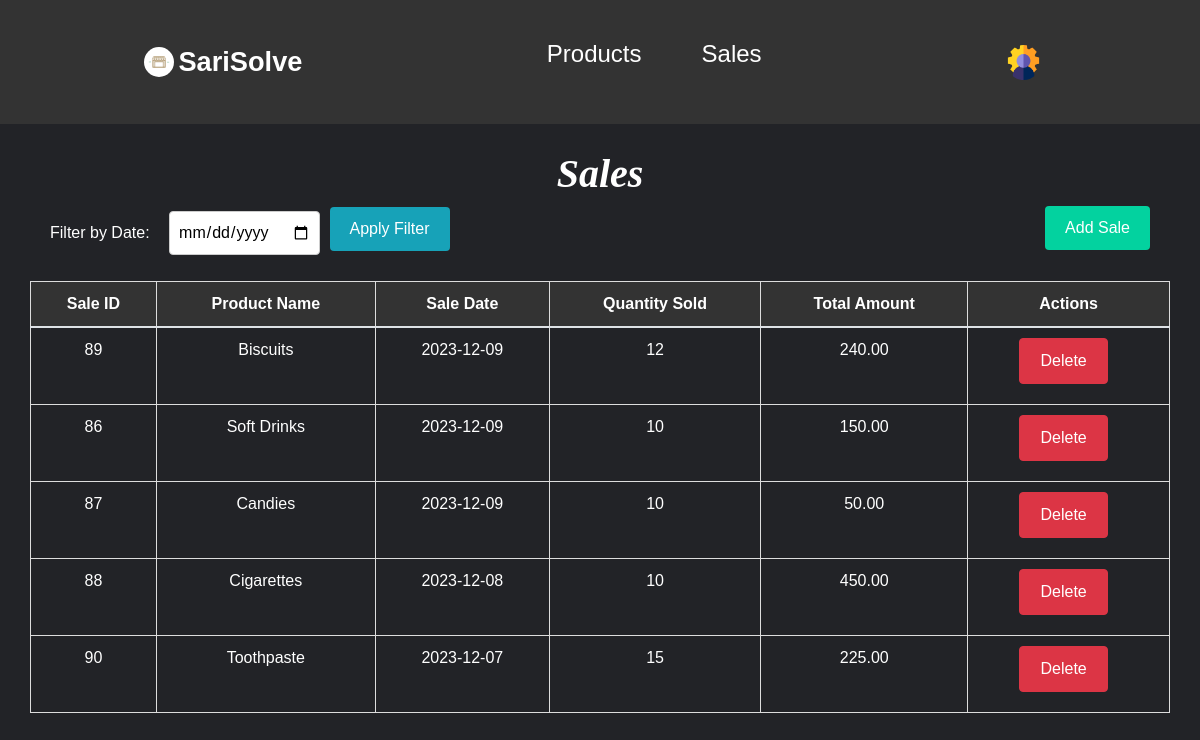
/admin/salesContent.php, run on the app's committed database.
### tables this page shows
CREATE TABLE IF NOT EXISTS `sales` (
  `saleid` int NOT NULL AUTO_INCREMENT,
  `productid` int DEFAULT NULL,
  `quantitysold` int DEFAULT NULL,
  `saledate` date DEFAULT NULL,
  `totalamount` decimal(10,2) DEFAULT NULL,
  PRIMARY KEY (`saleid`),
  KEY `productid` (`productid`)
);

CREATE TABLE IF NOT EXISTS `products` (
  `productid` int NOT NULL AUTO_INCREMENT,
  `name` varchar(255) NOT NULL,
  `price` decimal(10,2) NOT NULL,
  `quantity` int NOT NULL,
  PRIMARY KEY (`productid`)
);

### admin/connection.php (called while the page is built, shortened)
<?php
class SARISOLVE {
    private $host = 'localhost';
    private $username = 'root';
    private $password = '';
    private $database = 'inventory';
    public function __construct() {
        $this->conn = new mysqli($this->host, $this->username, $this->password, $this->database);
    }
}
?>

### admin/inventory.php (called while the page is built, shortened)
<?php
require_once 'connection.php';
class Inventory extends SARISOLVE {
    public function getAllSales() {
        $sql = "SELECT sales.*, products.name as product_name FROM sales
                JOIN products ON sales.productid = products.productid
                ORDER BY sales.saledate DESC";
        $result = $this->conn->query($sql);
        $allSales = [];
        while ($row = $result->fetch_assoc()) {
            $allSales[] = $row;
        }
        return $allSales;
    }
}
?>

### admin/salesContent.php (the view, shortened to what this page needs)
<!DOCTYPE html>
<html lang="en">
<head>
    <link rel="stylesheet" href="https://stackpath.bootstrapcdn.com/bootstrap/4.5.2/css/bootstrap.min.css">
    <link rel="stylesheet" href="../CSS/sales.css">
</head>
<body>
<header>
    <a href="dashboard.php" class="logo">
        <img src="../pictures/logo.png" alt="Logo">
        <span>SariSolve</span>
    </a>
    <ul class="navbar">
        <li><a href="../admin/productContent.php" class="products">Products</a></li>
        <li><a href="../admin/salesContent.php" class="sales">Sales</a></li>
    </ul>
    <div class="main">
        <div class="user-dropdown">
            <img src="../pictures/admin.png" alt="User Icon" id="user-icon">
        </div>
    </header>
    <h1 class="text-center">Sales</h1>
    <main role="main" class="content">
        <div class="filter-container">
            <div class="filter-group">
                <label for="filter_date">Filter by Date:</label>
                <input type="date" name="filter_date" id="filter_date">
                <button onclick="applyDateFilter()" class="btn btn-info">Apply Filter</button>
            </div>
            <button type="button" class="btn btn-primary add-sale-btn" data-toggle="modal" data-target="#salesModal">
                Add Sale
            </button>
        </div>
                                    <?php
                                    require_once 'inventory.php';
                                    ?>
        <table class="table" id="productTable">
            <thead>
                <tr>
                    <th>Sale ID</th>
                    <th>Product Name</th>
                    <th>Sale Date</th>
                    <th>Quantity Sold</th>
                    <th>Total Amount</th>
                    <th>Actions</th>
                </tr>
            </thead>
            <tbody>
                <?php
                require_once 'inventory.php';
                $inventory = new Inventory();
                $allSales = $inventory->getAllSales();
                foreach ($allSales as $sale) {
                    echo "<tr>";
                    echo "<td>" . $sale['saleid'] . "</td>";
                    echo "<td>" . $sale['product_name'] . "</td>";
                    echo "<td>" . $sale['saledate'] . "</td>";
                    echo "<td>" . $sale['quantitysold'] . "</td>";
                    echo "<td>" . $sale['totalamount'] . "</td>";
                    echo "<td>
                            <a href='#' class='btn btn-danger delete-sale-btn'
                            data-saleid='{$sale['saleid']}' data-productid='{$sale['productid']}'>Delete</a>
                        </td>";
                    echo "</tr>";
                }
                ?>
            </tbody>
        </table>
    </main>
</body>
</html>

### CSS/sales.css (style rules this page uses)
* { padding: 0; margin: 0; box-sizing: border-box; font-family: 'Poppins', sans-serif; text-decoration: none; list-style: none; }
h1.text-center { color: #fff; margin-top: 150px; font-size: 2.5rem; font-family: 'Playfair Display', serif; font-style:oblique; font-weight: bold; }
:root { --bg-color: #222327; --text-color: #fff; --main-color: #03D29F; }
body { min-height: 100vh; background: var(--bg-color); color: var(--text-color); margin-top: 120px; }
header { position: fixed; width: 100%; top: 0; right: 0; z-index: 1000; display: flex; align-items: center; justify-content: space-between; background: #333333; padding: 28px 12%; transition: all .50s ease; }
.navbar { display: flex; }
.navbar a { color: var(--text-color); font-size: 1.5rem; font-weight: 500; padding: 5px 0; margin: 0px 30px; transition: all .50s ease; text-decoration: none; }
.main { display: flex; align-items: center; }
#user-icon { width: 35px; height: 35px; cursor: pointer; margin-right: 15px; border-radius: 50%; }
.user-dropdown { position: relative; display: inline-block; }
label { margin-right: 10px; color: var(--text-color); }
input[type="date"], select { padding: 8px; border: 1px solid #ccc; border-radius: 4px; margin: 5px; }
.btn-primary { background-color: var(--main-color); border: none; color: #fff; margin-left: auto; }
.table { max-width: 95%; border-collapse: collapse; margin-top: 20px; margin: auto; }
.table th, .table td { border: 1px solid #ddd; padding: 10px; text-align: center; text-wrap: wrap; }
.table th { background-color: #333; color: #fff; }
.btn { padding: 10px 20px; margin-right: 10px; margin-bottom: 10px; cursor: pointer; }
.btn-primary { background-color: var(--main-color); border: none; color: #fff; }
.btn-info { background-color: #17a2b8; border: none; color: #fff; }
th, tr, tbody { color: #fff; }
.logo { display: inline-block; text-decoration: none; overflow: hidden; }
.logo img { width: 30px; height: 30px; border-radius: 50%; }
.logo span { vertical-align: middle; font-size: 1.7rem; font-weight: 600; color: var(--text-color); transition: color 0.3s ease; }
.filter-container { display: flex; align-items: center; justify-content: space-between; margin-bottom: 20px; }
.filter-group { margin-left: 50px; }
.add-sale-btn { margin-right: 50px; }

### data on the page
sales: saleid "89", productid.name "Biscuits", saledate "2023-12-09", quantitysold "12", totalamount "240.00"
sales: saleid "86", productid.name "Soft Drinks", saledate "2023-12-09", quantitysold "10", totalamount "150.00"
sales: saleid "87", productid.name "Candies", saledate "2023-12-09", quantitysold "10", totalamount "50.00"
sales: saleid "88", productid.name "Cigarettes", saledate "2023-12-08", quantitysold "10", totalamount "450.00"
sales: saleid "90", productid.name "Toothpaste", saledate "2023-12-07", quantitysold "15", totalamount "225.00"
